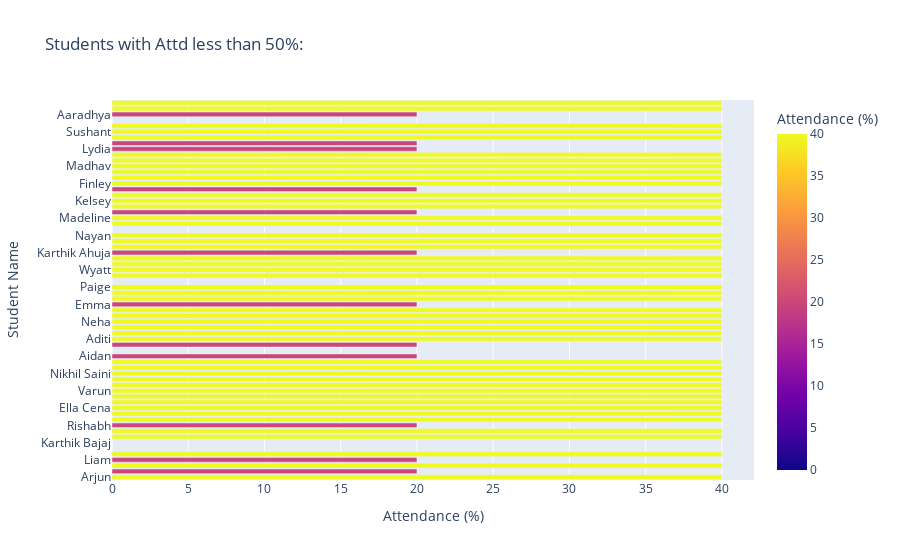

The notebook cell saved with this chart:
### Markdown cell above
### 4.	Create a chart to show the students where attendance is less than 50%.

### Code cell
low_attendance_students = final[final["Attd Percentage"] < 50]
fig = px.bar(
    low_attendance_students,
    x="Attd Percentage",
    y="Name",
    orientation="h",
    title= "Students with Attd less than 50%: ",
    labels={"Attd Percentage": "Attendance (%)", "Name": "Student Name"},
    color="Attd Percentage")
fig.show()

### Figure 1 — Plotly figure (JSON) as saved in the notebook; plotly's stock layout.template omitted (floating-point values rounded to 4 significant figures)
{"data": [{"alignmentgroup": "True", "hovertemplate": "Attendance (%)=%{marker.color}<br>Student Name=%{y}<extra></extra>", "legendgroup": "", "marker": {"color": [40, 20, 40, 20, 40, 0, 0, 40, 40, 20, 40, 40, 40, 40, 40, 40, 40, 40, 40, 40, 40, 20, 0, 20, 40, 40, 40, 40, 40, 40, 20, 40, 40, 40, 0, 40, 40, 40, 40, 20, 40, 40, 40, 0, 40, 40, 20, 40, 40, 40, 20, 40, 40, 40, 40, 40, 40, 20, 20, 40, 40, 40, 0, 20, 40, 40], "coloraxis": "coloraxis", "pattern": {"shape": ""}}, "name": "", "offsetgroup": "", "orientation": "h", "showlegend": false, "textposition": "auto", "type": "bar", "x": [40, 20, 40, 20, 40, 0, 0, 40, 40, 20, 40, 40, 40, 40, 40, 40, 40, 40, 40, 40, 40, 20, 0, 20, 40, 40, 40, 40, 40, 40, 20, 40, 40, 40, 0, 40, 40, 40, 40, 20, 40, 40, 40, 0, 40, 40, 20, 40, 40, 40, 20, 40, 40, 40, 40, 40, 40, 20, 20, 40, 40, 40, 0, 20, 40, 40], "xaxis": "x", "y": ["Arjun", "Ishaan Saini", "Maya", "Liam", "James", "Isabella", "Karthik Bajaj", "Amelia", "Ananya Kapoor", "Rishabh", "Charlotte", "Krishna", "Ella Cena", "Kiran", "Mason", "Varun", "Grace", "Charlie Anderson", "Nikhil Saini", "Avery", "Rohan", "Aidan", "Naina Ahuja", "Madison", "Aditi", "Ravi Pandey", "Ethan", "Neha", "Reyansh", "Shivansh", "Emma", "Vansh", "Tarun", "Paige", "Mohit", "Anjali", "Wyatt", "Advik", "Harley", "Karthik Ahuja", "Caden", "Mackenzie", "Nayan", "Arman", "Gage", "Madeline", "Tanvi", "Hannah", "Kelsey", "Siddharth", "Sophia Brown", "Finley", "Yash", "Dylan", "Madhav", "Milan Kaur", "Ishaan Sharma", "Lydia", "Vivek", "Naina Mishra", "Sushant", "Harper Ninja", "Declan", "Aaradhya", "Grayson", "Aditya Srivastava"], "yaxis": "y"}], "layout": {"barmode": "relative", "coloraxis": {"colorbar": {"title": {"text": "Attendance (%)"}}, "colorscale": [[0, "#0d0887"], [0.1111, "#46039f"], [0.2222, "#7201a8"], [0.3333, "#9c179e"], [0.4444, "#bd3786"], [0.5556, "#d8576b"], [0.6667, "#ed7953"], [0.7778, "#fb9f3a"], [0.8889, "#fdca26"], [1, "#f0f921"]]}, "legend": {"tracegroupgap": 0}, "title": {"text": "Students with Attd less than 50%: "}, "xaxis": {"anchor": "y", "domain": [0, 1], "title": {"text": "Attendance (%)"}}, "yaxis": {"anchor": "x", "domain": [0, 1], "title": {"text": "Student Name"}}}}
